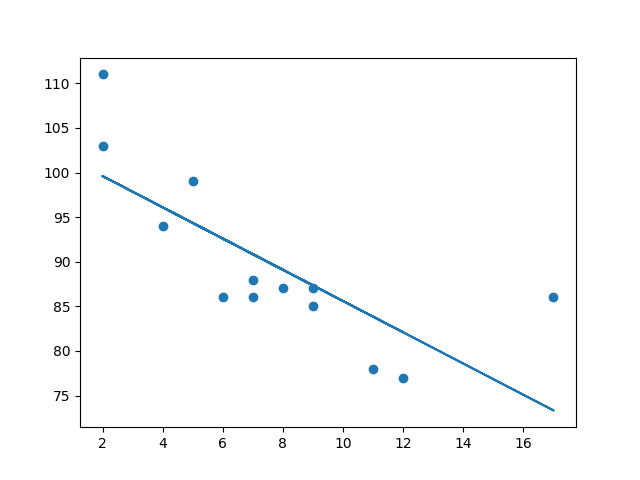

Write Python code to recreate this figure.
import matplotlib.pyplot as plt
from scipy import stats

x = [5,7,8,7,2,17,2,9,4,11,12,9,6]
y = [99,86,87,88,111,86,103,87,94,78,77,85,86]

slope, intercept, r, p, std_err = stats.linregress(x, y)

def myfunc(x):
  return slope * x + intercept

mymodel = list(map(myfunc, x))
print(slope, intercept, r, p, std_err)

plt.scatter(x, y)
plt.plot(x, mymodel)
plt.savefig("linear-regression.png")